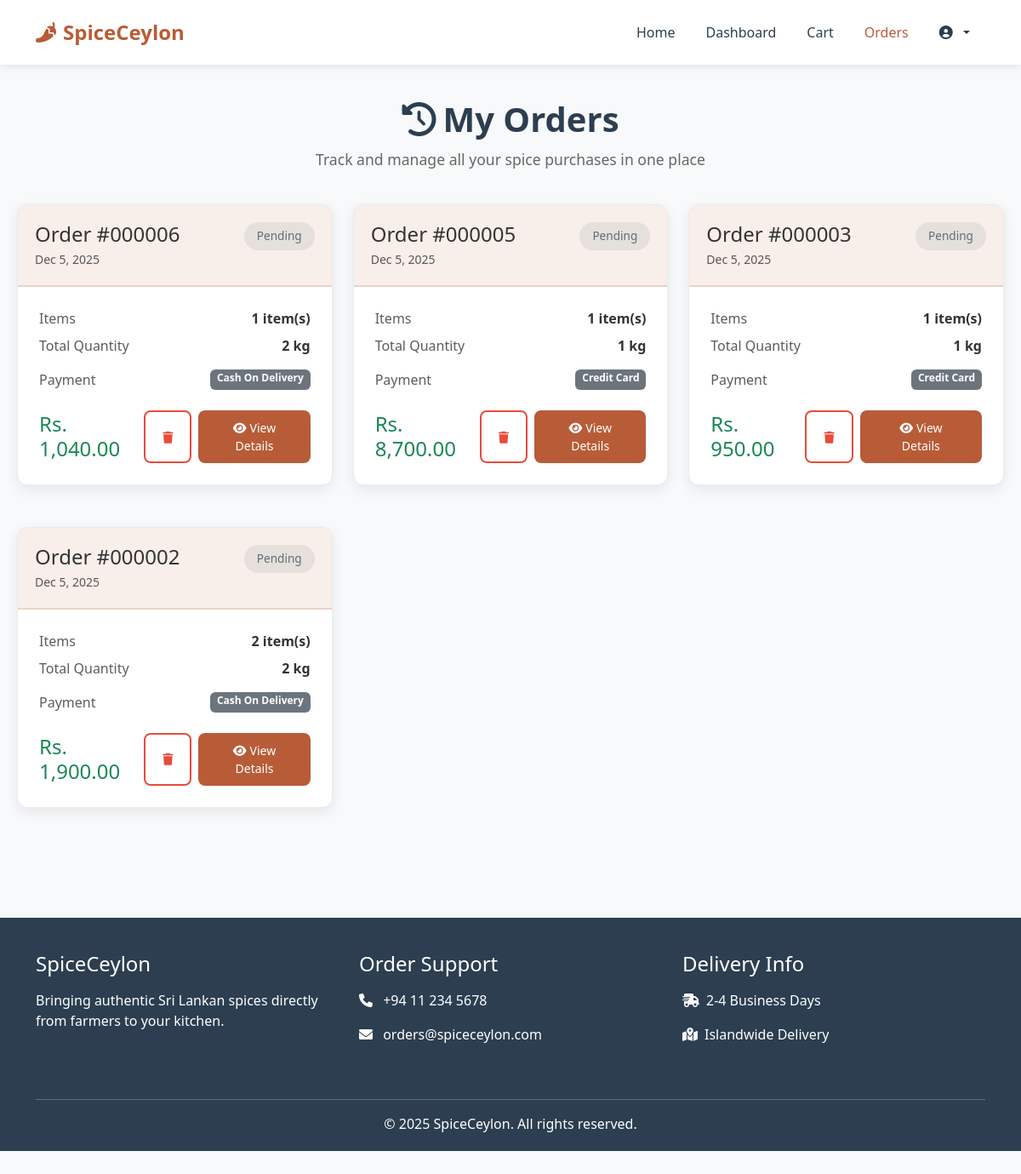
The app's page /customer/orders.php (signed in), older data.
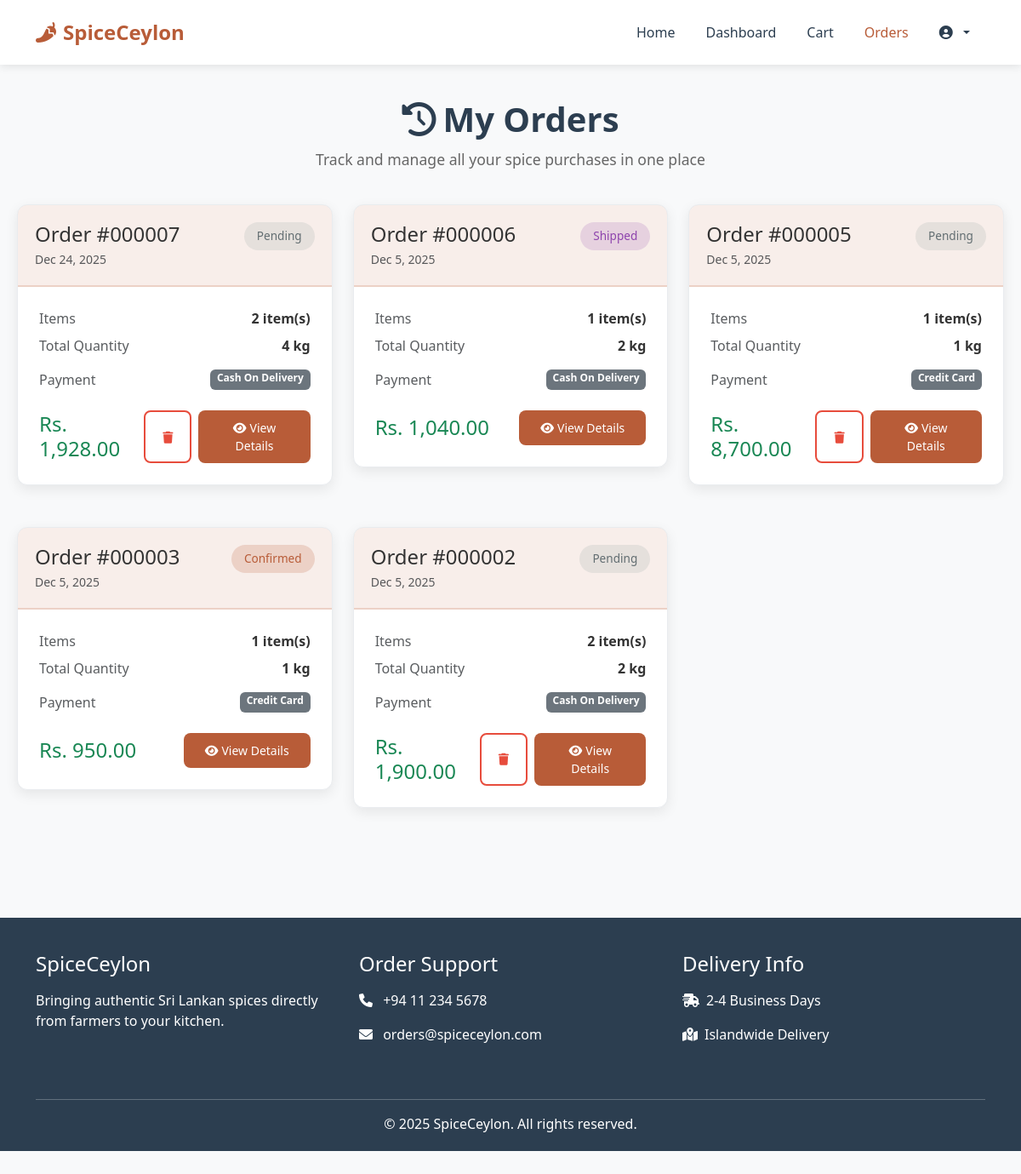
The same page, newer data.
### tables this page shows
CREATE TABLE `orders` (
  `order_id` int(11) NOT NULL,
  `customer_id` int(11) DEFAULT NULL,
  `total` decimal(10,2) DEFAULT NULL,
  `total_amount` decimal(10,2) DEFAULT NULL,
  `shipping_fee` decimal(10,2) DEFAULT 0.00,
  `final_total` decimal(10,2) DEFAULT NULL,
  `shipping_name` varchar(255) DEFAULT NULL,
  `shipping_phone` varchar(20) DEFAULT NULL,
  `shipping_address` varchar(255) DEFAULT NULL,
  `shipping_city` varchar(100) DEFAULT NULL,
  `shipping_postal` varchar(20) DEFAULT NULL,
  `payment_method` enum('cash_on_delivery','credit_card','paypal') DEFAULT 'cash_on_delivery',
  `payment_status` enum('pending','paid','failed') DEFAULT 'pending',
  `notes` text DEFAULT NULL,
  `admin_notes` text DEFAULT NULL,
  `status` enum('Pending','Processing','Completed','Cancelled','Shipped','Delivered','Confirmed') DEFAULT 'Pending',
  `is_deleted` tinyint(1) DEFAULT 0,
  `order_date` timestamp NOT NULL DEFAULT current_timestamp(),
  `created_at` timestamp NOT NULL DEFAULT current_timestamp(),
  `updated_at` timestamp NOT NULL DEFAULT current_timestamp() ON UPDATE current_timestamp()
);

### customer/orders.php (the view, shortened to what the changed rows need)
<?php
include '../config/db.php';
$user_id = $_SESSION['user_id'];
$orders_query = "
    SELECT o.*, COUNT(oi.order_item_id) as item_count,
           SUM(oi.quantity) as total_quantity
    FROM orders o
    LEFT JOIN order_items oi ON o.order_id = oi.order_id
    WHERE o.customer_id = '$user_id'
    GROUP BY o.order_id
    ORDER BY o.order_id DESC
";
$orders_result = $conn->query($orders_query);
$order_id = $_GET['order_id'] ?? 0;
$order_details = null;
$order_items = [];
?>
<!DOCTYPE html>
<html lang="en">
<head>
    <link href="https://cdn.jsdelivr.net/npm/bootstrap@5.3.0/dist/css/bootstrap.min.css" rel="stylesheet">
    <link rel="stylesheet" href="https://cdnjs.cloudflare.com/ajax/libs/font-awesome/6.0.0/css/all.min.css">
</head>
<body>
    <div class="orders-container">
        <div class="orders-header">
            <h1><i class="fas fa-history me-2"></i>My Orders</h1>
        </div>
        <?php if ($order_id && $order_details): ?>
            <div class="order-card">
                <div class="order-card-header">
                    <div class="d-flex justify-content-between align-items-center">
                        <div>
                            <h2 class="mb-1">Order #<?php echo str_pad($order_details['order_id'], 6, '0', STR_PAD_LEFT); ?></h2>
                            <p class="text-muted mb-0">
                                <i class="fas fa-calendar-alt me-1"></i>
                                <?php echo date('F j, Y g:i A', strtotime($order_details['created_at'])); ?>
                            </p>
                        </div>
                        <div>
                            <?php if ($order_details['status'] === 'Pending'): ?>
                                <button type="button" class="btn btn-danger-outline" data-bs-toggle="modal" data-bs-target="#deleteModal<?php echo $order_details['order_id']; ?>">
                                    <i class="fas fa-times-circle me-2"></i>Cancel Order
                                </button>
                            <?php endif; ?>
                        </div>
                    </div>
                </div>
                <div class="order-card-body">
                    <div class="mb-5">
                        <h4 class="mb-4"><i class="fas fa-truck me-2"></i>Order Status</h4>
                        <div class="timeline">
                            <?php
                            $statuses = [
                                'Pending' => ['icon' => 'fa-clock', 'class' => 'pending'],
                                'Confirmed' => ['icon' => 'fa-check', 'class' => $order_details['status'] == 'Pending' ? 'pending' : 'completed'],
                                'Processing' => ['icon' => 'fa-cog', 'class' => in_array($order_details['status'], ['Pending', 'Confirmed']) ? 'pending' : 'completed'],
                                'Shipped' => ['icon' => 'fa-shipping-fast', 'class' => in_array($order_details['status'], ['Pending', 'Confirmed', 'Processing']) ? 'pending' : 'completed'],
                                'Delivered' => ['icon' => 'fa-box-open', 'class' => 'completed']
                            ];
                            $currentStatus = $order_details['status'];
                            foreach ($statuses as $status => $info):
                                $isActive = $currentStatus == $status;
                                $dotClass = $isActive ? 'active' : $info['class'];
                            ?>
                            <div class="timeline-step">
                                <div class="timeline-dot <?php echo $dotClass; ?>">
                                    <i class="fas <?php echo $info['icon']; ?>"></i>
                                </div>
                                <div class="timeline-content">
                                    <h6><?php echo $status; ?></h6>
                                    <?php if ($isActive): ?>
                                        <p class="text-success"><i class="fas fa-circle me-1" style="font-size: 0.6rem;"></i> Current Status</p>
                                    <?php endif; ?>
                                </div>
                            </div>
                            <?php endforeach; ?>
                        </div>
                    </div>
                    <div class="mb-5">
                        <h4 class="mb-4"><i class="fas fa-shopping-basket me-2"></i>Order Items</h4>
                        <div class="order-items">
                            <?php foreach ($order_items as $item):
                                $image_path = '';
                                if ($item['image']) {
                                    $image_name = basename($item['image']);
                                    if (file_exists('../assets/images/' . $image_name)) {
                                        $image_path = '../assets/images/' . $image_name;
                                    } else {
                                        $image_path = '../assets/images/default-spice.jpg';
                                    }
                                } else {
                                    $image_path = '../assets/images/default-spice.jpg';
                                }
                            ?>
                            <div class="order-item">
                                <img src="<?php echo $image_path; ?>"
                                     alt="<?php echo htmlspecialchars($item['name']); ?>"
                                     class="order-item-image"
                                     onerror="this.src='../assets/images/default-spice.jpg'">
                                <div class="order-item-details">
                                    <h5 class="order-item-name"><?php echo htmlspecialchars($item['name']); ?></h5>
                                    <div class="mb-2">
                                        <span class="order-item-category"><?php echo htmlspecialchars($item['category']); ?></span>
                                    </div>
                                    <p class="order-item-quantity">
                                        <span class="badge"><?php echo $item['quantity']; ?> kg</span>
                                        × Rs. <?php echo number_format($item['price'], 2); ?> / kg
                                    </p>
                                </div>
                                <div class="order-item-price">
                                    Rs. <?php echo number_format($item['total_price'], 2); ?>
                                </div>
                            </div>
                            <?php endforeach; ?>
                        </div>
                    </div>
                    <div class="row">
                        <div class="col-lg-8">
                            <div class="summary-card">
                                <div class="summary-header">
                                    <h4><i class="fas fa-map-marker-alt me-2"></i>Shipping Information</h4>
                                </div>
                                <div class="row">
                                    <div class="col-md-6 mb-3">
                                        <h6 class="text-muted mb-2">Recipient</h6>
                                        <p class="mb-0">
                                            <strong><?php echo htmlspecialchars($order_details['shipping_name']); ?></strong><br>
                                            <small class="text-muted">
                                                <i class="fas fa-phone me-1"></i>
                                                <?php echo htmlspecialchars($order_details['shipping_phone']); ?>
                                            </small>
                                        </p>
                                    </div>
                                    <div class="col-md-6">
                                        <h6 class="text-muted mb-2">Delivery Address</h6>
                                        <p class="mb-0">
                                            <?php echo htmlspecialchars($order_details['shipping_address']); ?><br>
                                            <span class="text-muted">
                                                <?php echo htmlspecialchars($order_details['shipping_city']); ?> •
                                                <?php echo htmlspecialchars($order_details['shipping_postal']); ?>
                                            </span>
                                        </p>
                                    </div>
                                </div>
                            </div>
                        </div>
                        <div class="col-lg-4">
                            <div class="summary-card">
                                <div class="summary-header">
                                    <h4><i class="fas fa-receipt me-2"></i>Order Summary</h4>
                                </div>
                                <div class="summary-item">
                                    <span>Subtotal</span>
                                    <span>Rs. <?php echo number_format($order_details['total_amount'], 2); ?></span>
                                </div>
                                <div class="summary-item">
                                    <span>Shipping Fee</span>
                                    <span>Rs. <?php echo number_format($order_details['shipping_fee'], 2); ?></span>
                                </div>
                                <div class="summary-item">
                                    <span>Payment Method</span>
                                    <span class="badge bg-secondary">
                                        <?php echo ucwords(str_replace('_', ' ', $order_details['payment_method'])); ?>
                                    </span>
                                </div>
                                <div class="summary-total">
                                    <span>Total Amount</span>
                                    <span>Rs. <?php echo number_format($order_details['final_total'], 2); ?></span>
                                </div>
                            </div>
                        </div>
                    </div>
                </div>
            </div>
        <?php else: ?>
            <?php if ($orders_result->num_rows > 0): ?>
                <div class="row">
                    <?php while ($order = $orders_result->fetch_assoc()):
                        $statusClass = 'status-' . strtolower($order['status']);
                    ?>
                    <div class="col-lg-4 col-md-6 mb-4">
                        <div class="order-card">
                            <div class="order-card-header">
                                <div class="d-flex justify-content-between align-items-start">
                                    <div>
                                        <h3 class="h4 mb-1">Order #<?php echo str_pad($order['order_id'], 6, '0', STR_PAD_LEFT); ?></h3>
                                        <p class="text-muted mb-0 small">
                                            <?php echo date('M j, Y', strtotime($order['created_at'])); ?>
                                        </p>
                                    </div>
                                    <span class="status-badge <?php echo $statusClass; ?>">
                                        <?php echo $order['status']; ?>
                                    </span>
                                </div>
                            </div>
                            <div class="order-card-body">
                                <div class="mb-4">
                                    <div class="d-flex justify-content-between mb-2">
                                        <span class="text-muted">Items</span>
                                        <span class="fw-bold"><?php echo $order['item_count']; ?> item(s)</span>
                                    </div>
                                    <div class="d-flex justify-content-between mb-3">
                                        <span class="text-muted">Total Quantity</span>
                                        <span class="fw-bold"><?php echo $order['total_quantity']; ?> kg</span>
                                    </div>
                                    <div class="d-flex justify-content-between">
                                        <span class="text-muted">Payment</span>
                                        <span class="badge bg-secondary">
                                            <?php echo ucwords(str_replace('_', ' ', $order['payment_method'])); ?>
                                        </span>
                                    </div>
                                </div>
                                <div class="d-flex justify-content-between align-items-center mt-4">
                                    <div>
                                        <h4 class="text-success mb-0">Rs. <?php echo number_format($order['final_total'], 2); ?></h4>
                                    </div>
                                    <div class="d-flex gap-2">
                                        <?php if ($order['status'] === 'Pending'): ?>
                                            <button type="button" class="btn btn-sm btn-danger-outline"
                                                    data-bs-toggle="modal"
                                                    data-bs-target="#deleteModal<?php echo $order['order_id']; ?>"
                                                    title="Cancel Order">
                                                <i class="fas fa-trash"></i>
                                            </button>
                                        <?php endif; ?>
                                        <a href="orders.php?order_id=<?php echo $order['order_id']; ?>"
                                           class="btn btn-sm btn-spice">
                                            <i class="fas fa-eye me-1"></i>View Details
                                        </a>
                                    </div>
                                </div>
                            </div>
                        </div>
                    </div>
                    <?php endwhile; ?>
                </div>
            <?php endif; ?>
        <?php endif; ?>
    </div>
</body>
</html>

Row changes from the older to the newer data that the page shows:
added orders: order_id "000007", created_at "Dec 24, 2025", status "Pending", item_count "2", total_quantity "4", payment_method "Cash On Delivery", final_total "1,928.00"
changed orders "000006": status "Pending" → "Shipped"
changed orders "000003": status "Pending" → "Confirmed"
